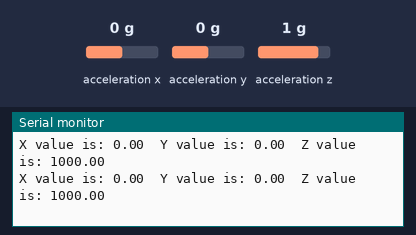
A sketch run on a simulated Arduino Uno WiFi Rev2. Parts: the last lines printed to the serial monitor. The test bench sets the inputs (shaded band); at power-on: acceleration x 0 g, acceleration y 0 g, acceleration z 1 g.

Above: at 1.2 s.
1.3 s: acceleration x set to -1.4 g
At 1.41 s:
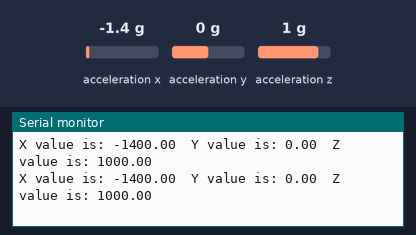
4.3 s: acceleration y set to -1.4 g
At 4.43 s:
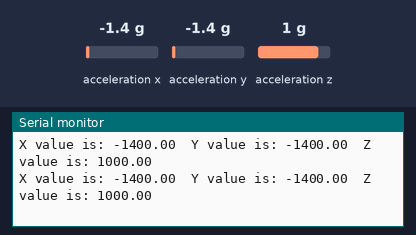
7.3 s: acceleration z set to -1.4 g
At 7.33 s:
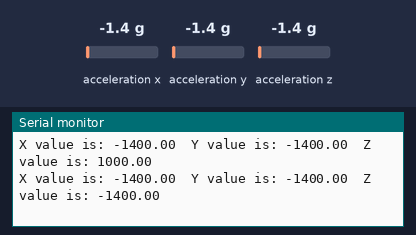
10.3 s: acceleration x set to -0.8 g
At 10.35 s:
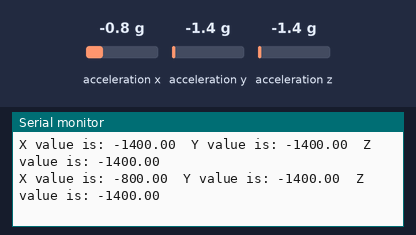
13.3 s: acceleration y set to 0 g
At 13.32 s:
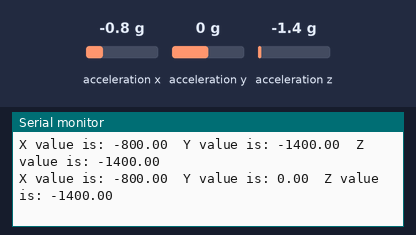
16.3 s: acceleration z set to 0 g
At 16.34 s:
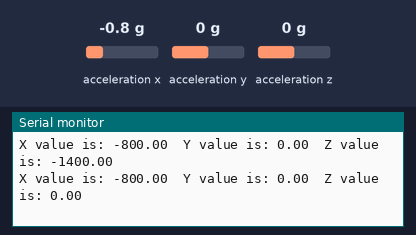
Timing chart, 0 to 19.3 s (numbered marks = the images above; inputs shaded):
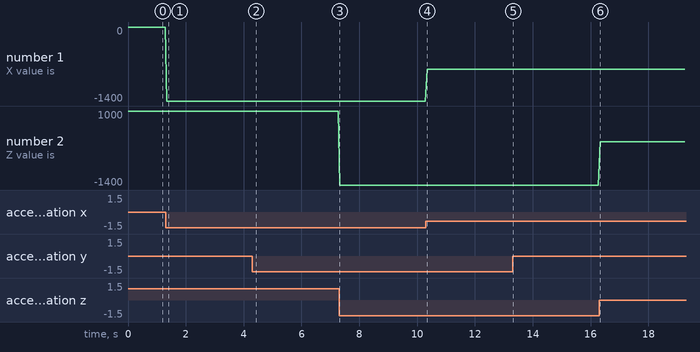

Measured:
- after the input at 1.3 s, the serial monitor: prints a new line at once (image 1)
- after the input at 4.3 s, the serial monitor: prints a new line after 0.06 s (image 2)
- after the input at 7.3 s, the serial monitor: prints a new line at once (image 3)
- after the input at 10.3 s, the serial monitor: prints a new line after 0.05 s (image 4)
- after the input at 13.3 s, the serial monitor: prints a new line at once (image 5)
- after the input at 16.3 s, the serial monitor: prints a new line at once (image 6)
- plotted number 1: 0 → -1400 after the input at 1.3 s, -1400 → -800 after the input at 10.3 s

The sketch:

sensor.ino
```cpp
/*
  This program takes data from the Accelerometer on the Uno Wifi Rev2
  and uses the bluetooth shield to send constant accelerometer data to
  the Raspberry Pi.
 */

#include <Arduino_LSM6DS3.h>

void setup() {
  Serial.begin(9600);
  while (!Serial);

  if (!IMU.begin()) {
    Serial.println("Could not initialize the IMU");
    while (1);
  }
}

void loop() {
  float x, y, z; // Acceleration in G's

  if (IMU.accelerationAvailable()) {
    IMU.readAcceleration(x, y, z);
    // Convert to mG's
    x = x * 1000;
    y = y * 1000;
    z = z * 1000;
    Serial.print("X value is: ");
    Serial.print(x);
    Serial.print('\t');
    Serial.print("Y value is: ");
    Serial.print(y);
    Serial.print('\t');
    Serial.print("Z value is: ");
    Serial.print(z);
    Serial.print('\n');
  }
  else {
    Serial.println("Unable to read acceleration data");
  }

}
```
